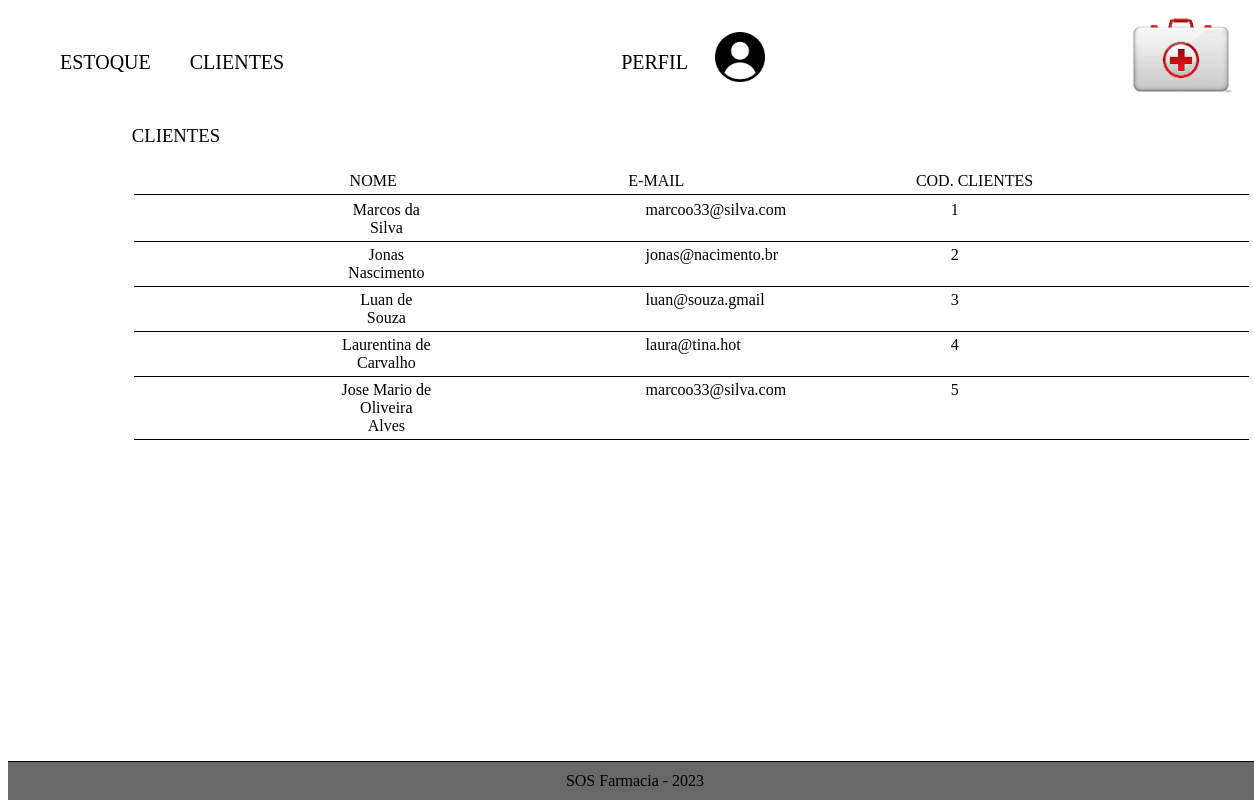
The page /tcc2.0/clientes.php on the database its author committed.
### tables this page shows
create table Clientes(
    IdCliente int not null primary key auto_increment,
    NomeCli varchar(50) not null,
    CPFCli varchar(14) not null,
    EmailCli varchar(50) not null
);

### tcc2.0/clientes.php (the view, shortened to what this page needs)
<?php
    include_once "php_action/conexao_bd.php";
    include_once "includes/head.php";
    include_once "includes/menu.php";
?>
        <section class="catalogo">
        <div class="pesquisa">
            <h3>CLIENTES</h3>
        </div>
        <table>
            <thead class="list">
                <tr>
                    <th>NOME</th>
                    <th>E-MAIL</th>
                    <th class="problema">COD. CLIENTES</th>
                </tr>
            </thead>
            <tbody>
            <?php
                    $sql = "SELECT * FROM Clientes";
                    $resultado = mysqli_query($connection, $sql);
                    while($dados = mysqli_fetch_array($resultado)){
                    ?>
                <tr>
                    <td><?php echo $dados['NomeCli'];?></td>
                    <td><?php echo $dados['EmailCli'];?></td>
                    <td><?php echo $dados['IdCliente'];?></td>
                </tr>
                <?php }
		?>
            </tbody>
        </table>
    </section>
<?php
    include_once "includes/footer.php";
?>

### tcc2.0/style.css (style rules this page uses)
* { font-style: normal; font-weight:normal; }
tr, td, th { text-align: center; display: flex; justify-content: space-between; padding: 2px 100px 2px 100px; }
.catalogo, table { width: 80%; margin: 0 auto 0 auto; }

### tcc2.0/clientes.php (style rules this page uses)
tr, td { display: flex; justify-content: space-between; padding: ; }
tr { width: 90%; text-align: center; border-bottom: solid 1px; }
th { margin-right: 0px; margin: 0 auto; }
td { width: 10%; margin-left: 5px; margin: 0 auto; }
.list { font-weight: bold; }

### rows shown on the page
clientes: NomeCli "Marcos da Silva", EmailCli "marcoo33@silva.com", IdCliente "1"
clientes: NomeCli "Jonas Nascimento", EmailCli "jonas@nacimento.br", IdCliente "2"
clientes: NomeCli "Luan de Souza", EmailCli "luan@souza.gmail", IdCliente "3"
clientes: NomeCli "Laurentina de Carvalho", EmailCli "laura@tina.hot", IdCliente "4"
clientes: NomeCli "Jose Mario de Oliveira Alves", EmailCli "marcoo33@silva.com", IdCliente "5"
